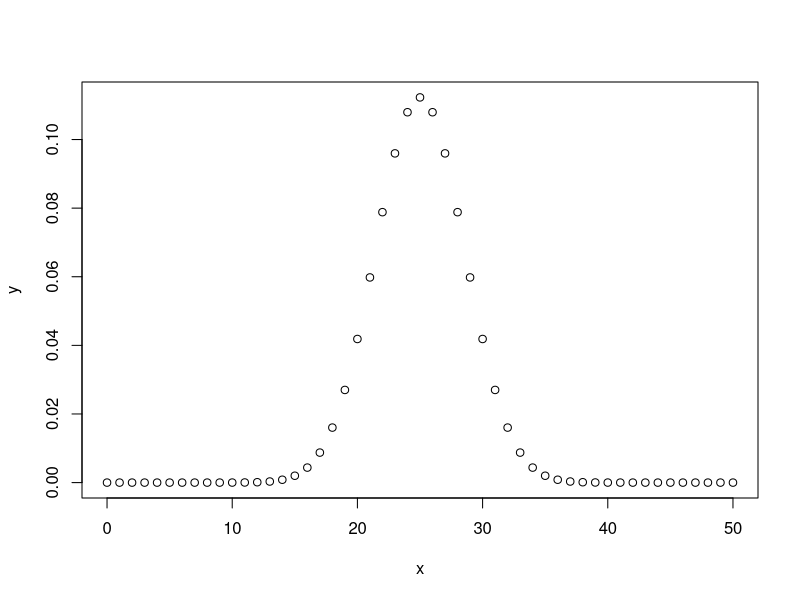
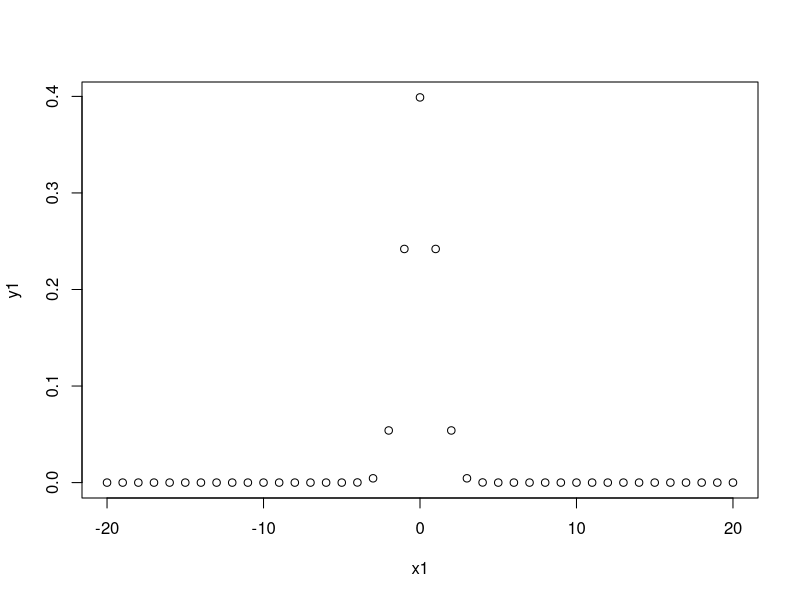
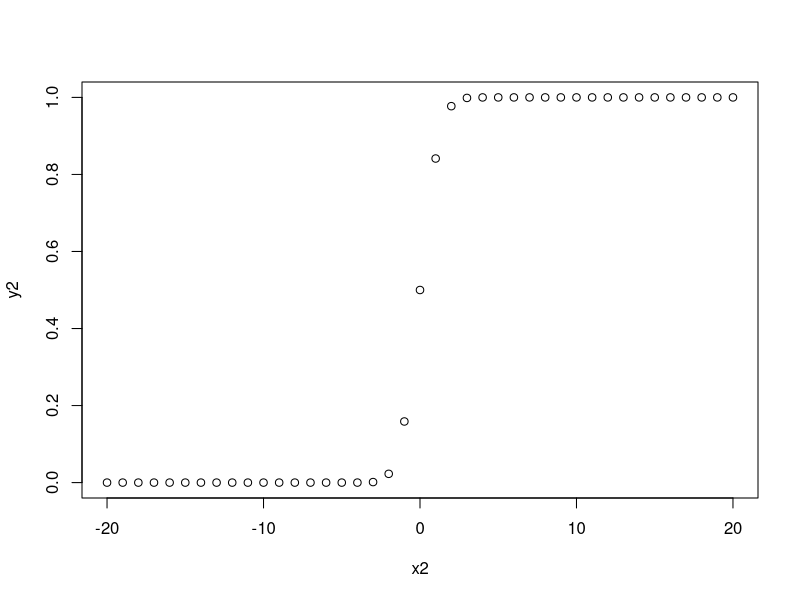

Write the R code that produced these figures, in order.
#mcq question binomial distribution
cat("the probabilty of exact 4:",dbinom(4,size=12,prob=0.2),"\n")
value=dbinom(0,size=12,prob=0.2)+dbinom(1,size=12,prob=0.2)+dbinom(2,size=12,prob=0.2)+dbinom(3,size=12,prob=0.2)+dbinom(4,size=12,prob=0.2)
cat("the probability of less than 4:",value,"\n")
cat("the probability with pbinorm is:",pbinom(4,size=12,prob=0.2),"\n")

#marks in college exam
value1=pnorm(84,mean=72,sd=15.2,lower.tail=FALSE)
cat("the probability is:",value1,"\n")
cat("the percentage is:",value1*100,"\n")

x=seq(0,50,by=1)
y=dbinom(x,50,0.5)
plot(x,y)

x1=seq(-20,20,by=1)
y1=dnorm(x1)
plot(x1,y1)

x2=seq(-20,20,by=1)
y2=pnorm(x1)
plot(x2,y2)


